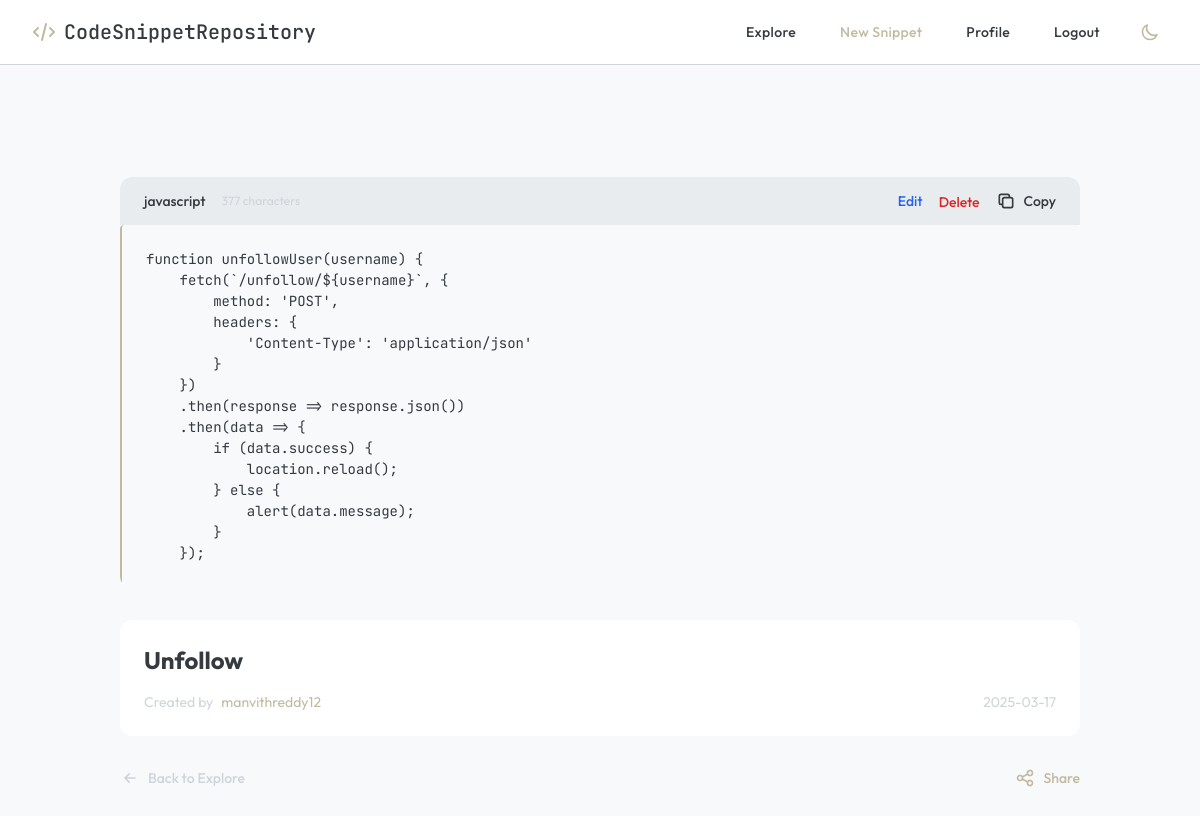
Page /snippet/2 (signed in) on the committed database.
### tables this page shows
CREATE TABLE snippets (
        id INTEGER PRIMARY KEY AUTOINCREMENT,
        user_id INTEGER NOT NULL,
        title TEXT NOT NULL,
        code TEXT NOT NULL,
        language TEXT NOT NULL,
        description TEXT,
        is_private BOOLEAN DEFAULT 0,
        rating_total INTEGER DEFAULT 0,
        rating_count INTEGER DEFAULT 0,
        created_at TIMESTAMP DEFAULT CURRENT_TIMESTAMP, views INTEGER DEFAULT 0,
        FOREIGN KEY (user_id) REFERENCES users (id)
    );

CREATE TABLE users (
        id INTEGER PRIMARY KEY AUTOINCREMENT,
        username TEXT UNIQUE NOT NULL,
        email TEXT UNIQUE NOT NULL,
        password TEXT NOT NULL,
        created_at TIMESTAMP DEFAULT CURRENT_TIMESTAMP
    , profile_picture TEXT DEFAULT NULL, bio TEXT DEFAULT NULL, age INTEGER DEFAULT NULL, dob TEXT DEFAULT NULL, profession TEXT DEFAULT NULL, profile_setup INTEGER DEFAULT 0, profile_setup_complete BOOLEAN DEFAULT 0);

### app.py (the view)
@app.route('/snippet/<int:id>')
def view_snippet(id):
    if 'user_id' not in session:
        flash('Please login first.', 'error')
        return redirect(url_for('login'))
    conn = sqlite3.connect('database.db')
    c = conn.cursor()
    c.execute('UPDATE snippets SET views = views + 1 WHERE id = ?', (id,))
    snippet = c.execute('''
        SELECT snippets.id, snippets.title, snippets.code, snippets.language,
               snippets.description, snippets.created_at, users.username,
               snippets.user_id
        FROM snippets
        JOIN users ON snippets.user_id = users.id
        WHERE snippets.id = ?
    ''', (id,)).fetchone()
    conn.commit()
    conn.close()
    if snippet is None:
        flash('Snippet not found!', 'error')
        return redirect(url_for('explore'))
    return render_template('view_snippet.html', snippet=snippet)

### templates/view_snippet.html (shortened to what this page needs)
{% extends "base.html" %}
{% block content %}
<div class="min-h-screen py-8">
    <div class="max-w-5xl mx-auto px-4 sm:px-6 lg:px-8">
        <div class="dark:bg-dark-surface-2 bg-white rounded-xl dark:border border-gray-800 border-silver overflow-hidden">
            <div class="flex items-center justify-between px-6 py-3 dark:bg-dark-surface bg-cloud dark:border-b border-gray-800 border-silver">
                <div class="flex items-center justify-between w-full">
                    <div class="flex items-center space-x-4">
                        <span class="text-sm font-medium dark:text-white text-charcoal">{{ snippet[3] }}</span>
                        <span class="text-xs dark:text-gray-400 text-silver">{{ snippet[2] | length }} characters</span>
                    </div>
                    <div class="flex items-center space-x-4">
                        {% if session['user_id'] == snippet[7] %}
                        <a href="{{ url_for('edit_snippet', id=snippet[0]) }}"
                           class="text-sm font-medium dark:text-blue-400 text-blue-600 dark:hover:text-blue-300 hover:text-blue-800 transition-colors duration-200">
                            Edit
                        </a>
                        <form action="{{ url_for('delete_snippet', id=snippet[0]) }}"
                              method="POST"
                              class="inline delete-form">
                            <button type="submit"
                                    class="text-sm font-medium dark:text-red-400 text-red-600 dark:hover:text-red-300 hover:text-red-800 transition-colors duration-200">
                                Delete
                            </button>
                        </form>
                        {% endif %}
                        <button id="copy-button"
                                class="text-sm font-medium dark:text-white text-charcoal dark:hover:text-gray-300 hover:text-royal flex items-center transition-all duration-200">
                            <svg xmlns="http://www.w3.org/2000/svg" class="h-5 w-5 mr-2" fill="none" viewBox="0 0 24 24" stroke="currentColor">
                                <path stroke-linecap="round" stroke-linejoin="round" stroke-width="2" d="M8 16H6a2 2 0 01-2-2V6a2 2 0 012-2h8a2 2 0 012 2v2m-6 12h8a2 2 0 002-2v-8a2 2 0 00-2-2h-8a2 2 0 00-2 2v8a2 2 0 002 2z" />
                            </svg>
                            Copy
                        </button>
                    </div>
                </div>
            </div>
            <div class="overflow-x-auto" id="code-container">
                <pre class="p-6 m-0"><code id="codeBlock" class="language-{{ snippet[3] }} text-sm">{{ snippet[2] }}</code></pre>
            </div>
        </div>
        <div class="mt-8 dark:bg-dark-surface-2 bg-white rounded-xl dark:border border-gray-800 border-silver p-6">
            <h1 class="text-2xl font-bold dark:text-white text-charcoal mb-4">{{ snippet[1] }}</h1>
            <div class="flex items-center justify-between text-sm dark:text-gray-400 text-silver">
                <div class="flex items-center space-x-2">
                    <span>Created by</span>
                    <a href="{{ url_for('profile', username=snippet[6]) }}"
                       class="text-vesper-accent hover:text-vesper-orange transition-colors duration-200">
                        {{ snippet[6] }}
                    </a>
                </div>
                <span>{{ snippet[5].split(' ')[0] }}</span>
            </div>
        </div>
        <div class="mt-8 flex justify-between items-center">
            <a href="{{ url_for('explore') }}"
               class="inline-flex items-center text-sm font-medium dark:text-gray-400 text-silver dark:hover:text-white hover:text-charcoal transition-colors duration-200">
                <svg class="h-5 w-5 mr-2" fill="none" viewBox="0 0 24 24" stroke="currentColor">
                    <path stroke-linecap="round" stroke-linejoin="round" stroke-width="2" d="M11 17l-5-5m0 0l5-5m-5 5h12" />
                </svg>
                Back to Explore
            </a>
            {% if session['user_id'] %}
                <button id="share-button"
                        class="inline-flex items-center text-sm font-medium text-vesper-accent hover:text-vesper-orange transition-colors duration-200">
                    Share
                </button>
            {% endif %}
        </div>
    </div>
</div>
{% endblock %}

### templates/base.html (style rules this page uses)
html, body { height: 100%; margin: 0; padding: 0; overflow-y: auto; }
pre { background-color: #F8F9FA; border-left: 2px solid #C1BAA1; border-radius: 0.25rem; padding: 1rem; margin: 1rem 0; overflow-x: auto; font-family: 'JetBrains Mono', monospace; font-size: 0.875rem; line-height: 1.5; position: relative; transition: all 0.5s cubic-bezier(0.175, 0.885, 0.32, 1.275); }
pre::before { content: ''; position: absolute; top: 0; right: 0; height: 100%; width: 40px; background: linear-gradient(to right, transparent, var(--bg-color, #0F0F0F)); z-index: 2; pointer-events: none; }
pre::before { --bg-color: #F8F9FA; }

### rows in the picture
snippets: language "javascript", code "function unfollowUser(username) { fetch(`/unfollow/${username}`, { method: 'POST', headers: { 'Content-Type': 'application/json' } }) .then(response => response.json()) .then(data => { if (data.success) { location.reload(); } else { alert(data.message); } });", title "Unfollow", created_at "2025-03-17"
users: username "manvithreddy12"

### other values in the picture
{{ snippet[2] | length }} "377"
